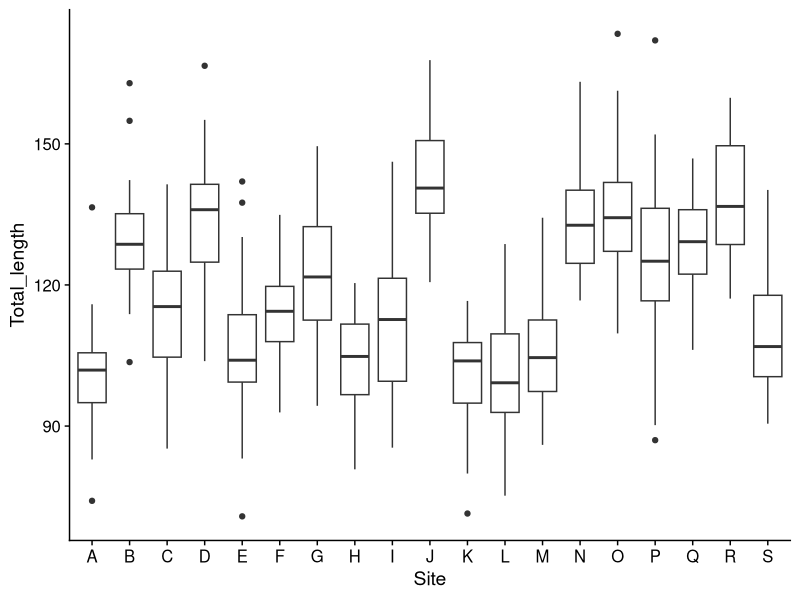

This figure's R source: (Note: this script raises an error after producing the figure.)
# Week 2: Data manipulation

## This week, we're talking about dplyr
## It corresponds with chapter 5 of R for Data Science 
  ## (http://r4ds.had.co.nz/transform.html)
library(tidyverse)
library(cowplot)
library(ggforce)
theme_set(theme_cowplot())

# Get the data; the quakes dataset already exists in R
lizards <- read_csv("data/anoles.csv")

#### mutate(): add a new column to a data frame ####

# The resulting column is the same length as the existing ones
mutate(.data = lizards, Total_length = SVL + Tail)
# Note that you don't have to explicitly name the .data argument; just put it first
mutate(lizards, Total_length = SVL + Tail)
  
# You can mutate multiple variables in one command
mutate(lizards, 
       total_length = SVL + Tail,
       rel_limb = Limb/SVL,
       log_total_length = log(total_length)) # You can refer to previously created columns 

# Note that the above commands create a new dataframe with added variables, but the result hasn't 
# been saved
mutate(lizards, 
       total_length = SVL + Tail,
       rel_limb = Limb/SVL,
       log_total_length = log(total_length)) -> lizards # Give it a new name unless you want to replace your original
View(lizards_full)
  
#### The Pipe ( %>% ) ####

# The pipe strings together functions.
  # It takes the result of one function and makes it 
    # the first argument of the next
  # b(a(x)) can be re-written as x %>% a() %>% b() 
# Think of it as "then"
  # Take x, then do a, then do b
  # This makes the order you write your code the same as the order it's executed.
# Almost all of the functions in the tidyverse take data 
  # as the first argument, so the pipe can be very powerful

# These are the same:  
mutate(lizards, Total_length = SVL + Tail)
lizards %>% mutate(Total_length = SVL + Tail)

# Example: take the lizard data set, then calculate the total length, 
  # then plot how it varies among sites
lizards %>% 
  mutate(Total_length = SVL + Tail) %>% 
  ggplot(aes(x = Site, y = Total_length)) + geom_boxplot()

# RStudio shortcut: Ctrl + Shift + M (Cmd + Shift + M on Mac)

# Some other useful mutate commands
lizards %>% mutate(intercept = 1) # creates a fixed column
lizards %>% mutate(row_number = 1:n()) # creates row numbers

#### Exercises: 
# 1. Add a column to the lizards dataset that gives the lizard's height
  # relative to the maximum height.  
  # Hint: max(x) shows the largest value of x. 


# 2. Make a plot of relative limb length (Limb/SVL) vs. 
  # perch circumference (Diameter * pi); 
  # define the new column as perch_circum
lizards %>% 
  # your code here %>% 
  ggplot(aes(x = rel_limb, y = perch_circum)) +
  geom_point()
  

#### filter(): returns subsets of a data frame ####

# Let's define large lizards:
lizards %>%
  mutate( large = SVL > 60) %>% 
  View()
# This is a logical (TRUE/FALSE) column;

# What if we wanted to subset by the large lizards?
lizards %>%
  mutate(large = SVL > 60) %>% 
  filter(large) %>% 
  View()
# selects only the rows where large == TRUE

# Alternatively, we don't have to define large:
lizards %>% filter(SVL > 60)
# A filter command returns every row where the logical statement is TRUE

# Logical vectors are created from conditional statements:
# x == y; TRUE if x equals y (This is not the same as x = y)!
# x != y; TRUE if x does not equal y
# x > y; x >= y; 
# x < y; x <= y; 
# between(x, y, z); TRUE if x >= y AND x <= z
# x %in% y; TRUE if x is an element in y
# is.na(x); TRUE if x is a missing value (NA)

# Combining and modifying logical values:
# x & y  - returns TRUE if both x and y are TRUE
# x | y - returns TRUE if either x or y are TRUE
# !x - returns the opposite of x
  # This is useful to combine with other logical functions
  # filter(data, !is.na(x))  will remove all rows where x is a missing value

# What's the SVL-Height relationship for Blue lizards in
#  sites A through E?
lizards %>% # You can filter multiple statements;
  filter(Color_morph == "Blue", # the result is the case where all conditions
         Site %in% c("A", "B", "C", "D", "E")) %>% # are TRUE
  ggplot(aes(x = SVL, y = Height, color = Site)) + geom_point()

#### Exercises:
#### 
# 3. Print a dataframe that shows only the lizards higher than 150 cm. Working off your code, 
# count how many there were.


# 4. How many lizards perching on trees or shrubs aren't brown? Visualize the height to diameter 
# relationship between them.


#### select(): keep or remove columns ####

lizards %>% select(Site, Color_morph, SVL) # keeps the columns Site, Color_morph, SVL

# Three ways to select variables:
# By name (which we just did)

# From a character vector
keep_cols = c("Site", "Color_morph", "SVL")
lizards %>% select(keep_cols)

# By position
lizards %>% select( 1, 2, 7) 
lizards %>% select(1:4) # this is more useful for ranges of values

# Use negative signs to REMOVE columns
lizards %>% select(-Color_morph, -Limb)
lizards %>% select(-(1:5))

#### arrange(): Sorts your columns ####

lizards %>% arrange(Mass) # Sorts from lowest to highest
lizards %>% arrange(desc(Mass)) # use desc() to sort from highest to lowest

  # Categorical variables:
lizards %>% arrange(Site) # Note how there's some ties
lizards %>% arrange(Site, Color_morph, SVL) # You can add extra variables to break ties

  # This can be useful for creating rankings
lizards %>% 
  arrange(desc(SVL)) %>% 
  mutate(size_rank = 1:n()) %>%
  View()

#### summarize(): create summary statistics ####

# summarize (or summarise) is like mutate, but it produces 
  # columns that are shorter than the input
lizards %>% summarize(mean_SVL = mean(SVL), 
                      sd_SVL = sd(SVL),
                      med_SVL = median(SVL), 
                      count = n())
# Summarize takes in a bunch of rows and returns one.  
  # You can use any function that takes in a vector and 
  # returns a single value.
# One useful trick for getting proportions:
  # The mean of a logical statement is the proportion that's TRUE
lizards %>% summarize(prop_tree = mean(Perch_type == "Tree"), 
                      prop_shrub = mean(Perch_type == "Shrub"),
                      prop_building = mean(Perch_type == "Building"),
                      prop_other = 1 - (prop_tree + prop_shrub + prop_building))

lizards %>% summarize_all(mean) # summarize_all applies the function to each variable.  
# Note that we're getting NAs for some, because you can't take the mean of a category.  

# That didn't make sense for Site, Color_morph, and Perch_type,
  # so let's re-do that with only the numeric columns
lizards %>% summarize_if(is.numeric, mean)

# There are similar functions like mutate_all, filter_if, etc.
 
#### group_by(): apply functions separately to each group ####

# Summarize (and other functions) become much powerful when applied to group_data

lizards %>% group_by(Site) # This doesn't seem to do much 

lizards %>% group_by(Site) %>% 
  summarize(mean_SVL = mean(SVL), 
            count = n()) 
# But that's interesting...

# You can group by multiple factors:
lizards %>% group_by(Site, Color_morph) %>% 
  summarize(mean_SVL = mean(SVL), 
            count = n()) %>% 
  ungroup() 

# What's the relative height of each lizard within each site?
lizards %>% group_by(Site) %>% 
  mutate(rel_height = Height/max(Height)) %>% 
  # Note here that max(Height) was applied within sites
  ungroup %>% 
  ggplot(aes(x = Site, y = rel_height)) + geom_sina() #(width = .2)

#### Exercises:

# 5. Visualize the relationship between the maximum height at a site and the average limb length
lizards %>% 
  # Your code here %>% 
  ggplot(aes(x = max_height, y = mean_limb)) + 
  geom_smooth(method = "lm") + geom_point() 
  
# Advanced question: For each site, what's the mean limb length 
  # of the five largest individuals (by SVL)? 
  # What proportion of these indiviuals is blue? 






